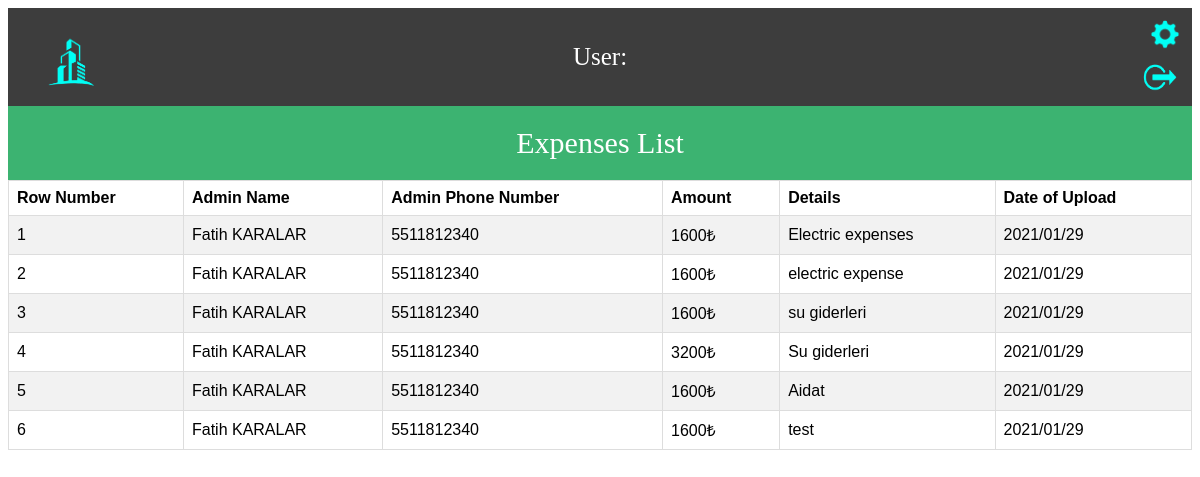
The page /UserOperations/expensesList.php (signed in) on the database as committed earlier.
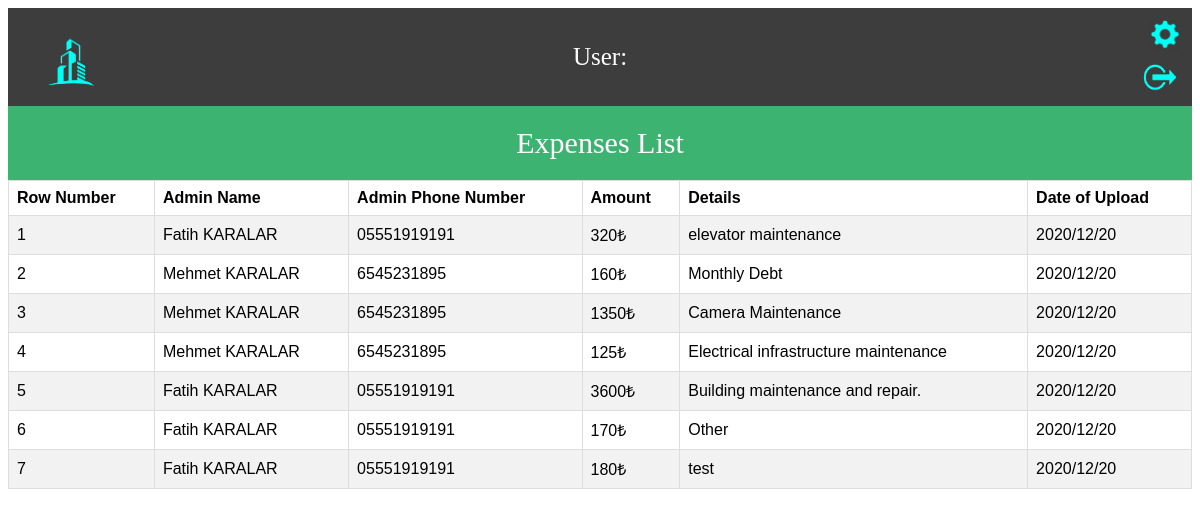
The same page on the database as committed later.
### tables this page shows
CREATE TABLE `expenses` (
  `expenseID` int(11) NOT NULL,
  `amount` float NOT NULL,
  `details` text NOT NULL,
  `adminID` int(11) NOT NULL,
  `currentdate` text NOT NULL
);

### UserOperations/expensesList.php (the view, shortened to what this page needs)
<?php
require_once '../dbconnection/dbconnect.php';
?>
<!DOCTYPE html>
<html lang="en">
<head>
  <link rel="stylesheet" href="../Css/expensesList.css">
</head>
<body>
  <?php
  $userID=$_GET['userID'];
  $userSql="SELECT*FROM users WHERE userID='$userID'";
  $userQuery=mysqli_query($connect,$userSql);
  $rowUser=mysqli_fetch_assoc($userQuery);
  ?>
  <header> User:<?php echo ucfirst($rowUser['name'])." ".strtoupper($rowUser['surname']);  ?>
  <br>
  <a href="../index.php" title="Homepage"> <img src="../Logos/logo.png" width="100px" height="100px"></a>
  <a href="../options.php?userID=<?php echo $userID ?>" title="Edit Informations"> <input id="options" type="image" src="../Logos/options.png" width="30px" height="30px"> </a>
  <a href="../Login/userLogout.php" title="Logout"><input id="logout" type="image" src="../Logos/logout.png" width="40px" height="48px"></a>
</header>
<div id="expenses">
  <header id="title">Expenses List</header>
  <table id="expenses">
    <tr>
      <th>Row Number</th>
      <th>Admin Name</th>
      <th>Admin Phone Number</th>
      <th>Amount</th>
      <th>Details</th>
      <th>Date of Upload</th>
    </tr>
    <?php
    $expensesSql="SELECT*FROM expenses ";
    $expensesQuery=mysqli_query($connect,$expensesSql);
    $counter=0;
        while ($expensesRow=mysqli_fetch_assoc($expensesQuery)) {
          $counter++;
          $adminID=$expensesRow['adminID'];
          $adminSql="SELECT * FROM admins WHERE adminID='$adminID'";
          $adminQuery=mysqli_query($connect,$adminSql);
          $adminRow=mysqli_fetch_assoc($adminQuery);
          ?>
          <tr>
           <td><?php echo $counter; ?></td>
           <td><?php echo $adminRow['name']; ?></td>
           <td><?php echo $adminRow['phoneNumber']; ?></td>
           <td><?php echo $expensesRow['amount']."₺"; ?></td>
           <td><?php echo $expensesRow['details']; ?></td>
           <td><?php echo  $expensesRow['currentdate']; ?></td>
         </tr>
       <?php } ?>
     </table>
   </div>
 </body>
 </html>

Rows that differ between the two databases and show on the page:
removed expenses: adminID.name "Fatih KARALAR", adminID.phoneNumber "5511812340", amount "1600", details "Electric expenses", currentdate "2021/01/29"
removed expenses: adminID.name "Fatih KARALAR", adminID.phoneNumber "5511812340", amount "1600", details "electric expense", currentdate "2021/01/29"
removed expenses: adminID.name "Fatih KARALAR", adminID.phoneNumber "5511812340", amount "1600", details "su giderleri", currentdate "2021/01/29"
removed expenses: adminID.name "Fatih KARALAR", adminID.phoneNumber "5511812340", amount "3200", details "Su giderleri", currentdate "2021/01/29"
removed expenses: adminID.name "Fatih KARALAR", adminID.phoneNumber "5511812340", amount "1600", details "Aidat", currentdate "2021/01/29"
removed expenses: adminID.name "Fatih KARALAR", adminID.phoneNumber "5511812340", amount "1600", details "test", currentdate "2021/01/29"
added expenses: adminID.name "Fatih KARALAR", adminID.phoneNumber "05551919191", amount "320", details "elevator maintenance", currentdate "2020/12/20"
added expenses: adminID.name "Mehmet KARALAR", adminID.phoneNumber "6545231895", amount "160", details "Monthly Debt", currentdate "2020/12/20"
added expenses: adminID.name "Mehmet KARALAR", adminID.phoneNumber "6545231895", amount "1350", details "Camera Maintenance", currentdate "2020/12/20"
added expenses: adminID.name "Mehmet KARALAR", adminID.phoneNumber "6545231895", amount "125", details "Electrical infrastructure maintenance", currentdate "2020/12/20"
added expenses: adminID.name "Fatih KARALAR", adminID.phoneNumber "05551919191", amount "3600", details "Building maintenance and repair.", currentdate "2020/12/20"
added expenses: adminID.name "Fatih KARALAR", adminID.phoneNumber "05551919191", amount "170", details "Other", currentdate "2020/12/20"
added expenses: adminID.name "Fatih KARALAR", adminID.phoneNumber "05551919191", amount "180", details "test", currentdate "2020/12/20"
